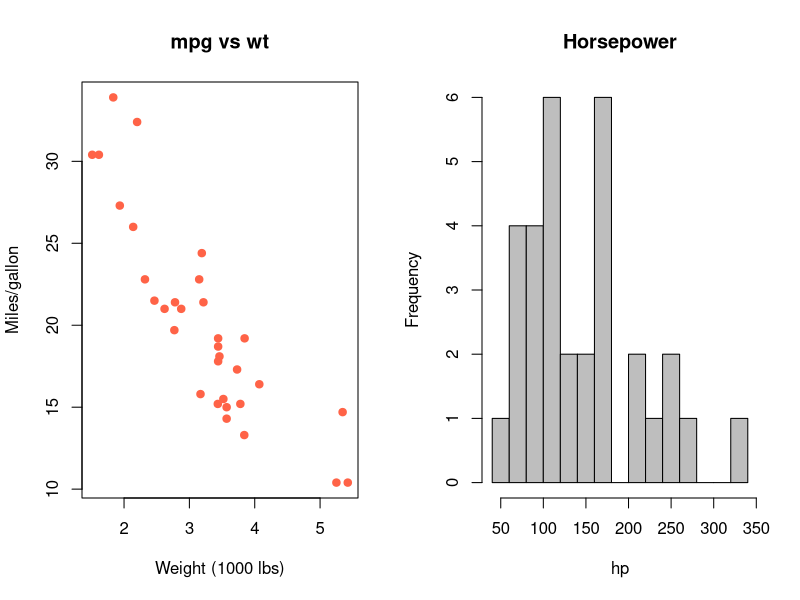

The R source for this figure:
# 8_visualization/challenge_solution.R -----------------------------------

## 1
data(mtcars)                    # built-in
png_path <- "output/mtcars_plots.pdf"
dir.create("output", showWarnings = FALSE)

## 2 & 3
pdf(png_path, width = 8, height = 4)
par(mfrow = c(1, 2))
plot(mtcars$wt, mtcars$mpg,
     main = "mpg vs wt",
     xlab = "Weight (1000 lbs)", ylab = "Miles/gallon",
     pch = 19, col = "tomato")
hist(mtcars$hp,
     main = "Horsepower",
     xlab = "hp", breaks = 15, col = "gray")
dev.off()

cat("Plots saved to", png_path, "\n")
